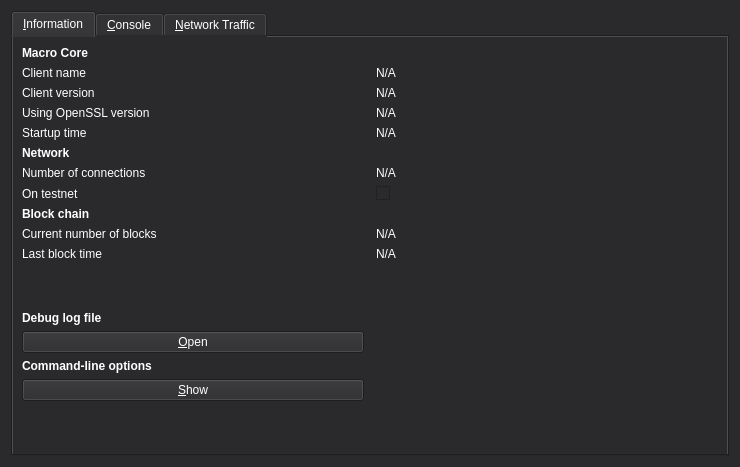
<?xml version="1.0" encoding="UTF-8"?>
<ui version="4.0">
 <class>RPCConsole</class>
 <widget class="QDialog" name="RPCConsole">
  <property name="geometry">
   <rect>
    <x>0</x>
    <y>0</y>
    <width>740</width>
    <height>467</height>
   </rect>
  </property>
  <property name="windowTitle">
   <string>Macro - Debug window</string>
  </property>
  <property name="styleSheet">
   <string notr="true">background: rgb(42,42,44); color: white</string>
  </property>
  <layout class="QVBoxLayout" name="verticalLayout_2">
   <item>
    <widget class="QTabWidget" name="tabWidget">
     <property name="currentIndex">
      <number>0</number>
     </property>
     <widget class="QWidget" name="tab_info">
      <attribute name="title">
       <string>&amp;Information</string>
      </attribute>
      <layout class="QGridLayout" name="gridLayout" columnstretch="0,0">
       <property name="horizontalSpacing">
        <number>12</number>
       </property>
       <item row="0" column="0">
        <widget class="QLabel" name="label_9">
         <property name="font">
          <font>
           <weight>75</weight>
           <bold>true</bold>
          </font>
         </property>
         <property name="text">
          <string>Macro Core</string>
         </property>
        </widget>
       </item>
       <item row="3" column="1">
        <widget class="QLabel" name="openSSLVersion">
         <property name="cursor">
          <cursorShape>IBeamCursor</cursorShape>
         </property>
         <property name="text">
          <string>N/A</string>
         </property>
         <property name="textFormat">
          <enum>Qt::PlainText</enum>
         </property>
         <property name="textInteractionFlags">
          <set>Qt::LinksAccessibleByMouse|Qt::TextSelectableByKeyboard|Qt::TextSelectableByMouse</set>
         </property>
        </widget>
       </item>
       <item row="3" column="0">
        <widget class="QLabel" name="label_14">
         <property name="text">
          <string>Using OpenSSL version</string>
         </property>
         <property name="indent">
          <number>0</number>
         </property>
        </widget>
       </item>
       <item row="5" column="0">
        <widget class="QLabel" name="label_11">
         <property name="font">
          <font>
           <weight>75</weight>
           <bold>true</bold>
          </font>
         </property>
         <property name="text">
          <string>Network</string>
         </property>
        </widget>
       </item>
       <item row="4" column="1">
        <widget class="QLabel" name="startupTime">
         <property name="cursor">
          <cursorShape>IBeamCursor</cursorShape>
         </property>
         <property name="text">
          <string>N/A</string>
         </property>
         <property name="textFormat">
          <enum>Qt::PlainText</enum>
         </property>
         <property name="textInteractionFlags">
          <set>Qt::LinksAccessibleByMouse|Qt::TextSelectableByKeyboard|Qt::TextSelectableByMouse</set>
         </property>
        </widget>
       </item>
       <item row="10" column="1">
        <widget class="QLabel" name="lastBlockTime">
         <property name="cursor">
          <cursorShape>IBeamCursor</cursorShape>
         </property>
         <property name="text">
          <string>N/A</string>
         </property>
         <property name="textFormat">
          <enum>Qt::PlainText</enum>
         </property>
         <property name="textInteractionFlags">
          <set>Qt::LinksAccessibleByMouse|Qt::TextSelectableByKeyboard|Qt::TextSelectableByMouse</set>
         </property>
        </widget>
       </item>
       <item row="16" column="0">
        <spacer name="verticalSpacer">
         <property name="orientation">
          <enum>Qt::Vertical</enum>
         </property>
         <property name="sizeHint" stdset="0">
          <size>
           <width>20</width>
           <height>40</height>
          </size>
         </property>
        </spacer>
       </item>
       <item row="2" column="1">
        <widget class="QLabel" name="clientVersion">
         <property name="cursor">
          <cursorShape>IBeamCursor</cursorShape>
         </property>
         <property name="text">
          <string>N/A</string>
         </property>
         <property name="textFormat">
          <enum>Qt::PlainText</enum>
         </property>
         <property name="textInteractionFlags">
          <set>Qt::LinksAccessibleByMouse|Qt::TextSelectableByKeyboard|Qt::TextSelectableByMouse</set>
         </property>
        </widget>
       </item>
       <item row="6" column="1">
        <widget class="QLabel" name="numberOfConnections">
         <property name="cursor">
          <cursorShape>IBeamCursor</cursorShape>
         </property>
         <property name="text">
          <string>N/A</string>
         </property>
         <property name="textFormat">
          <enum>Qt::PlainText</enum>
         </property>
         <property name="textInteractionFlags">
          <set>Qt::LinksAccessibleByMouse|Qt::TextSelectableByKeyboard|Qt::TextSelectableByMouse</set>
         </property>
        </widget>
       </item>
       <item row="7" column="0">
        <widget class="QLabel" name="label_8">
         <property name="text">
          <string>On testnet</string>
         </property>
        </widget>
       </item>
       <item row="8" column="0">
        <widget class="QLabel" name="label_10">
         <property name="font">
          <font>
           <weight>75</weight>
           <bold>true</bold>
          </font>
         </property>
         <property name="text">
          <string>Block chain</string>
         </property>
        </widget>
       </item>
       <item row="12" column="0">
        <widget class="QLabel" name="labelDebugLogfile">
         <property name="font">
          <font>
           <weight>75</weight>
           <bold>true</bold>
          </font>
         </property>
         <property name="text">
          <string>Debug log file</string>
         </property>
        </widget>
       </item>
       <item row="10" column="0">
        <widget class="QLabel" name="label_2">
         <property name="text">
          <string>Last block time</string>
         </property>
        </widget>
       </item>
       <item row="11" column="0">
        <spacer name="verticalSpacer_2">
         <property name="orientation">
          <enum>Qt::Vertical</enum>
         </property>
         <property name="sizeHint" stdset="0">
          <size>
           <width>20</width>
           <height>20</height>
          </size>
         </property>
        </spacer>
       </item>
       <item row="7" column="1">
        <widget class="QCheckBox" name="isTestNet">
         <property name="enabled">
          <bool>false</bool>
         </property>
         <property name="text">
          <string/>
         </property>
        </widget>
       </item>
       <item row="4" column="0">
        <widget class="QLabel" name="label_13">
         <property name="text">
          <string>Startup time</string>
         </property>
        </widget>
       </item>
       <item row="14" column="0">
        <widget class="QLabel" name="labelCLOptions">
         <property name="font">
          <font>
           <weight>75</weight>
           <bold>true</bold>
          </font>
         </property>
         <property name="text">
          <string>Command-line options</string>
         </property>
        </widget>
       </item>
       <item row="6" column="0">
        <widget class="QLabel" name="label_7">
         <property name="text">
          <string>Number of connections</string>
         </property>
        </widget>
       </item>
       <item row="2" column="0">
        <widget class="QLabel" name="label_6">
         <property name="text">
          <string>Client version</string>
         </property>
        </widget>
       </item>
       <item row="9" column="1">
        <widget class="QLabel" name="numberOfBlocks">
         <property name="cursor">
          <cursorShape>IBeamCursor</cursorShape>
         </property>
         <property name="text">
          <string>N/A</string>
         </property>
         <property name="textFormat">
          <enum>Qt::PlainText</enum>
         </property>
         <property name="textInteractionFlags">
          <set>Qt::LinksAccessibleByMouse|Qt::TextSelectableByKeyboard|Qt::TextSelectableByMouse</set>
         </property>
        </widget>
       </item>
       <item row="13" column="0">
        <widget class="QPushButton" name="openDebugLogfileButton">
         <property name="toolTip">
          <string>Open the Macro debug log file from the current data directory. This can take a few seconds for large log files.</string>
         </property>
         <property name="text">
          <string>&amp;Open</string>
         </property>
         <property name="autoDefault">
          <bool>false</bool>
         </property>
        </widget>
       </item>
       <item row="1" column="0">
        <widget class="QLabel" name="label_5">
         <property name="text">
          <string>Client name</string>
         </property>
        </widget>
       </item>
       <item row="9" column="0">
        <widget class="QLabel" name="label_3">
         <property name="text">
          <string>Current number of blocks</string>
         </property>
        </widget>
       </item>
       <item row="1" column="1">
        <widget class="QLabel" name="clientName">
         <property name="cursor">
          <cursorShape>IBeamCursor</cursorShape>
         </property>
         <property name="text">
          <string>N/A</string>
         </property>
         <property name="textFormat">
          <enum>Qt::PlainText</enum>
         </property>
         <property name="textInteractionFlags">
          <set>Qt::LinksAccessibleByMouse|Qt::TextSelectableByKeyboard|Qt::TextSelectableByMouse</set>
         </property>
        </widget>
       </item>
       <item row="15" column="0">
        <widget class="QPushButton" name="showCLOptionsButton">
         <property name="toolTip">
          <string>Show the Macro-Qt help message to get a list with possible Macro command-line options.</string>
         </property>
         <property name="text">
          <string>&amp;Show</string>
         </property>
         <property name="autoDefault">
          <bool>false</bool>
         </property>
        </widget>
       </item>
      </layout>
     </widget>
     <widget class="QWidget" name="tab_console">
      <attribute name="title">
       <string>&amp;Console</string>
      </attribute>
      <layout class="QVBoxLayout" name="verticalLayout_3">
       <property name="spacing">
        <number>3</number>
       </property>
       <item>
        <widget class="QTextEdit" name="messagesWidget">
         <property name="minimumSize">
          <size>
           <width>0</width>
           <height>100</height>
          </size>
         </property>
         <property name="styleSheet">
          <string notr="true">background: white; color: rgb(42,42,44)</string>
         </property>
         <property name="readOnly">
          <bool>true</bool>
         </property>
         <property name="tabKeyNavigation" stdset="0">
          <bool>false</bool>
         </property>
         <property name="columnCount" stdset="0">
          <number>2</number>
         </property>
        </widget>
       </item>
       <item>
        <layout class="QHBoxLayout" name="horizontalLayout">
         <property name="spacing">
          <number>3</number>
         </property>
         <item>
          <widget class="QLabel" name="label">
           <property name="text">
            <string notr="true">&gt;</string>
           </property>
          </widget>
         </item>
         <item>
          <widget class="QLineEdit" name="lineEdit">
           <property name="styleSheet">
            <string notr="true">background: white; color: rgb(42,42,44)</string>
           </property>
          </widget>
         </item>
         <item>
          <widget class="QPushButton" name="clearButton">
           <property name="maximumSize">
            <size>
             <width>24</width>
             <height>24</height>
            </size>
           </property>
           <property name="toolTip">
            <string>Clear console</string>
           </property>
           <property name="text">
            <string/>
           </property>
           <property name="icon">
            <iconset resource="../bitcoin.qrc">
             <normaloff>:/icons/remove</normaloff>:/icons/remove</iconset>
           </property>
           <property name="shortcut">
            <string notr="true">Ctrl+L</string>
           </property>
           <property name="autoDefault">
            <bool>false</bool>
           </property>
          </widget>
         </item>
        </layout>
       </item>
      </layout>
     </widget>
     <widget class="QWidget" name="tab">
      <attribute name="title">
       <string>&amp;Network Traffic</string>
      </attribute>
      <layout class="QHBoxLayout" name="horizontalLayout_3">
       <item>
        <layout class="QVBoxLayout" name="verticalLayout_4">
         <item>
          <widget class="TrafficGraphWidget" name="trafficGraph" native="true">
           <property name="sizePolicy">
            <sizepolicy hsizetype="Expanding" vsizetype="Expanding">
             <horstretch>0</horstretch>
             <verstretch>0</verstretch>
            </sizepolicy>
           </property>
           <property name="styleSheet">
            <string notr="true">background: white; color: rgb(42,42,44)</string>
           </property>
          </widget>
         </item>
         <item>
          <layout class="QHBoxLayout" name="horizontalLayout_2">
           <item>
            <widget class="QSlider" name="sldGraphRange">
             <property name="minimum">
              <number>1</number>
             </property>
             <property name="maximum">
              <number>288</number>
             </property>
             <property name="pageStep">
              <number>12</number>
             </property>
             <property name="value">
              <number>6</number>
             </property>
             <property name="orientation">
              <enum>Qt::Horizontal</enum>
             </property>
            </widget>
           </item>
           <item>
            <widget class="QLabel" name="lblGraphRange">
             <property name="minimumSize">
              <size>
               <width>100</width>
               <height>0</height>
              </size>
             </property>
             <property name="alignment">
              <set>Qt::AlignCenter</set>
             </property>
            </widget>
           </item>
           <item>
            <widget class="QPushButton" name="btnClearTrafficGraph">
             <property name="text">
              <string>&amp;Clear</string>
             </property>
            </widget>
           </item>
          </layout>
         </item>
        </layout>
       </item>
       <item>
        <layout class="QVBoxLayout" name="verticalLayout">
         <item>
          <widget class="QGroupBox" name="groupBox">
           <property name="title">
            <string>Totals</string>
           </property>
           <layout class="QVBoxLayout" name="verticalLayout_5">
            <item>
             <layout class="QHBoxLayout" name="horizontalLayout_4">
              <item>
               <widget class="Line" name="line">
                <property name="sizePolicy">
                 <sizepolicy hsizetype="Fixed" vsizetype="Fixed">
                  <horstretch>0</horstretch>
                  <verstretch>0</verstretch>
                 </sizepolicy>
                </property>
                <property name="minimumSize">
                 <size>
                  <width>10</width>
                  <height>0</height>
                 </size>
                </property>
                <property name="palette">
                 <palette>
                  <active>
                   <colorrole role="WindowText">
                    <brush brushstyle="SolidPattern">
                     <color alpha="255">
                      <red>255</red>
                      <green>255</green>
                      <blue>255</blue>
                     </color>
                    </brush>
                   </colorrole>
                   <colorrole role="Button">
                    <brush brushstyle="SolidPattern">
                     <color alpha="255">
                      <red>42</red>
                      <green>42</green>
                      <blue>44</blue>
                     </color>
                    </brush>
                   </colorrole>
                   <colorrole role="Light">
                    <brush brushstyle="SolidPattern">
                     <color alpha="255">
                      <red>0</red>
                      <green>255</green>
                      <blue>0</blue>
                     </color>
                    </brush>
                   </colorrole>
                   <colorrole role="Text">
                    <brush brushstyle="SolidPattern">
                     <color alpha="255">
                      <red>255</red>
                      <green>255</green>
                      <blue>255</blue>
                     </color>
                    </brush>
                   </colorrole>
                   <colorrole role="ButtonText">
                    <brush brushstyle="SolidPattern">
                     <color alpha="255">
                      <red>255</red>
                      <green>255</green>
                      <blue>255</blue>
                     </color>
                    </brush>
                   </colorrole>
                   <colorrole role="Base">
                    <brush brushstyle="SolidPattern">
                     <color alpha="255">
                      <red>42</red>
                      <green>42</green>
                      <blue>44</blue>
                     </color>
                    </brush>
                   </colorrole>
                   <colorrole role="Window">
                    <brush brushstyle="SolidPattern">
                     <color alpha="255">
                      <red>42</red>
                      <green>42</green>
                      <blue>44</blue>
                     </color>
                    </brush>
                   </colorrole>
                  </active>
                  <inactive>
                   <colorrole role="WindowText">
                    <brush brushstyle="SolidPattern">
                     <color alpha="255">
                      <red>255</red>
                      <green>255</green>
                      <blue>255</blue>
                     </color>
                    </brush>
                   </colorrole>
                   <colorrole role="Button">
                    <brush brushstyle="SolidPattern">
                     <color alpha="255">
                      <red>42</red>
                      <green>42</green>
                      <blue>44</blue>
                     </color>
                    </brush>
                   </colorrole>
                   <colorrole role="Light">
                    <brush brushstyle="SolidPattern">
                     <color alpha="255">
                      <red>0</red>
                      <green>255</green>
                      <blue>0</blue>
                     </color>
                    </brush>
                   </colorrole>
                   <colorrole role="Text">
                    <brush brushstyle="SolidPattern">
                     <color alpha="255">
                      <red>255</red>
                      <green>255</green>
                      <blue>255</blue>
                     </color>
                    </brush>
                   </colorrole>
                   <colorrole role="ButtonText">
                    <brush brushstyle="SolidPattern">
                     <color alpha="255">
                      <red>255</red>
                      <green>255</green>
                      <blue>255</blue>
                     </color>
                    </brush>
                   </colorrole>
                   <colorrole role="Base">
                    <brush brushstyle="SolidPattern">
                     <color alpha="255">
                      <red>42</red>
                      <green>42</green>
                      <blue>44</blue>
                     </color>
                    </brush>
                   </colorrole>
                   <colorrole role="Window">
                    <brush brushstyle="SolidPattern">
                     <color alpha="255">
                      <red>42</red>
                      <green>42</green>
                      <blue>44</blue>
                     </color>
                    </brush>
                   </colorrole>
                  </inactive>
                  <disabled>
                   <colorrole role="WindowText">
                    <brush brushstyle="SolidPattern">
                     <color alpha="255">
                      <red>255</red>
                      <green>255</green>
                      <blue>255</blue>
                     </color>
                    </brush>
                   </colorrole>
                   <colorrole role="Button">
                    <brush brushstyle="SolidPattern">
                     <color alpha="255">
                      <red>42</red>
                      <green>42</green>
                      <blue>44</blue>
                     </color>
                    </brush>
                   </colorrole>
                   <colorrole role="Light">
                    <brush brushstyle="SolidPattern">
                     <color alpha="255">
                      <red>0</red>
                      <green>255</green>
                      <blue>0</blue>
                     </color>
                    </brush>
                   </colorrole>
                   <colorrole role="Text">
                    <brush brushstyle="SolidPattern">
                     <color alpha="255">
                      <red>255</red>
                      <green>255</green>
                      <blue>255</blue>
                     </color>
                    </brush>
                   </colorrole>
                   <colorrole role="ButtonText">
                    <brush brushstyle="SolidPattern">
                     <color alpha="255">
                      <red>255</red>
                      <green>255</green>
                      <blue>255</blue>
                     </color>
                    </brush>
                   </colorrole>
                   <colorrole role="Base">
                    <brush brushstyle="SolidPattern">
                     <color alpha="255">
                      <red>42</red>
                      <green>42</green>
                      <blue>44</blue>
                     </color>
                    </brush>
                   </colorrole>
                   <colorrole role="Window">
                    <brush brushstyle="SolidPattern">
                     <color alpha="255">
                      <red>42</red>
                      <green>42</green>
                      <blue>44</blue>
                     </color>
                    </brush>
                   </colorrole>
                  </disabled>
                 </palette>
                </property>
                <property name="orientation">
                 <enum>Qt::Horizontal</enum>
                </property>
               </widget>
              </item>
              <item>
               <widget class="QLabel" name="label_16">
                <property name="text">
                 <string>In:</string>
                </property>
               </widget>
              </item>
              <item>
               <widget class="QLabel" name="lblBytesIn">
                <property name="minimumSize">
                 <size>
                  <width>50</width>
                  <height>0</height>
                 </size>
                </property>
                <property name="alignment">
                 <set>Qt::AlignRight|Qt::AlignTrailing|Qt::AlignVCenter</set>
                </property>
               </widget>
              </item>
             </layout>
            </item>
            <item>
             <layout class="QHBoxLayout" name="horizontalLayout_5">
              <item>
               <widget class="Line" name="line_2">
                <property name="sizePolicy">
                 <sizepolicy hsizetype="Fixed" vsizetype="Fixed">
                  <horstretch>0</horstretch>
                  <verstretch>0</verstretch>
                 </sizepolicy>
                </property>
                <property name="minimumSize">
                 <size>
                  <width>10</width>
                  <height>0</height>
                 </size>
                </property>
                <property name="palette">
                 <palette>
                  <active>
                   <colorrole role="WindowText">
                    <brush brushstyle="SolidPattern">
                     <color alpha="255">
                      <red>255</red>
                      <green>255</green>
                      <blue>255</blue>
                     </color>
                    </brush>
                   </colorrole>
                   <colorrole role="Button">
                    <brush brushstyle="SolidPattern">
                     <color alpha="255">
                      <red>42</red>
                      <green>42</green>
                      <blue>44</blue>
                     </color>
                    </brush>
                   </colorrole>
                   <colorrole role="Light">
                    <brush brushstyle="SolidPattern">
                     <color alpha="255">
                      <red>255</red>
                      <green>0</green>
                      <blue>0</blue>
                     </color>
                    </brush>
                   </colorrole>
                   <colorrole role="Text">
                    <brush brushstyle="SolidPattern">
                     <color alpha="255">
                      <red>255</red>
                      <green>255</green>
                      <blue>255</blue>
                     </color>
                    </brush>
                   </colorrole>
                   <colorrole role="ButtonText">
                    <brush brushstyle="SolidPattern">
                     <color alpha="255">
                      <red>255</red>
                      <green>255</green>
                      <blue>255</blue>
                     </color>
                    </brush>
                   </colorrole>
                   <colorrole role="Base">
                    <brush brushstyle="SolidPattern">
                     <color alpha="255">
                      <red>42</red>
                      <green>42</green>
                      <blue>44</blue>
                     </color>
                    </brush>
                   </colorrole>
                   <colorrole role="Window">
                    <brush brushstyle="SolidPattern">
                     <color alpha="255">
                      <red>42</red>
                      <green>42</green>
                      <blue>44</blue>
                     </color>
                    </brush>
                   </colorrole>
                  </active>
                  <inactive>
                   <colorrole role="WindowText">
                    <brush brushstyle="SolidPattern">
                     <color alpha="255">
                      <red>255</red>
                      <green>255</green>
                      <blue>255</blue>
                     </color>
                    </brush>
                   </colorrole>
                   <colorrole role="Button">
                    <brush brushstyle="SolidPattern">
                     <color alpha="255">
                      <red>42</red>
                      <green>42</green>
                      <blue>44</blue>
                     </color>
                    </brush>
                   </colorrole>
                   <colorrole role="Light">
                    <brush brushstyle="SolidPattern">
                     <color alpha="255">
                      <red>255</red>
                      <green>0</green>
                      <blue>0</blue>
                     </color>
                    </brush>
                   </colorrole>
                   <colorrole role="Text">
                    <brush brushstyle="SolidPattern">
                     <color alpha="255">
                      <red>255</red>
                      <green>255</green>
                      <blue>255</blue>
                     </color>
                    </brush>
                   </colorrole>
                   <colorrole role="ButtonText">
                    <brush brushstyle="SolidPattern">
                     <color alpha="255">
                      <red>255</red>
                      <green>255</green>
                      <blue>255</blue>
                     </color>
                    </brush>
                   </colorrole>
                   <colorrole role="Base">
                    <brush brushstyle="SolidPattern">
                     <color alpha="255">
                      <red>42</red>
                      <green>42</green>
                      <blue>44</blue>
                     </color>
                    </brush>
                   </colorrole>
                   <colorrole role="Window">
                    <brush brushstyle="SolidPattern">
                     <color alpha="255">
                      <red>42</red>
                      <green>42</green>
                      <blue>44</blue>
                     </color>
                    </brush>
                   </colorrole>
                  </inactive>
                  <disabled>
                   <colorrole role="WindowText">
                    <brush brushstyle="SolidPattern">
                     <color alpha="255">
                      <red>255</red>
                      <green>255</green>
                      <blue>255</blue>
                     </color>
                    </brush>
                   </colorrole>
                   <colorrole role="Button">
                    <brush brushstyle="SolidPattern">
                     <color alpha="255">
                      <red>42</red>
                      <green>42</green>
                      <blue>44</blue>
                     </color>
                    </brush>
                   </colorrole>
                   <colorrole role="Light">
                    <brush brushstyle="SolidPattern">
                     <color alpha="255">
                      <red>255</red>
                      <green>0</green>
                      <blue>0</blue>
                     </color>
                    </brush>
                   </colorrole>
                   <colorrole role="Text">
                    <brush brushstyle="SolidPattern">
                     <color alpha="255">
                      <red>255</red>
                      <green>255</green>
                      <blue>255</blue>
                     </color>
                    </brush>
                   </colorrole>
                   <colorrole role="ButtonText">
                    <brush brushstyle="SolidPattern">
                     <color alpha="255">
                      <red>255</red>
                      <green>255</green>
                      <blue>255</blue>
                     </color>
                    </brush>
                   </colorrole>
                   <colorrole role="Base">
                    <brush brushstyle="SolidPattern">
                     <color alpha="255">
                      <red>42</red>
                      <green>42</green>
                      <blue>44</blue>
                     </color>
                    </brush>
                   </colorrole>
                   <colorrole role="Window">
                    <brush brushstyle="SolidPattern">
                     <color alpha="255">
                      <red>42</red>
                      <green>42</green>
                      <blue>44</blue>
                     </color>
                    </brush>
                   </colorrole>
                  </disabled>
                 </palette>
                </property>
                <property name="orientation">
                 <enum>Qt::Horizontal</enum>
                </property>
               </widget>
              </item>
              <item>
               <widget class="QLabel" name="label_17">
                <property name="text">
                 <string>Out:</string>
                </property>
               </widget>
              </item>
              <item>
               <widget class="QLabel" name="lblBytesOut">
                <property name="minimumSize">
                 <size>
                  <width>50</width>
                  <height>0</height>
                 </size>
                </property>
                <property name="alignment">
                 <set>Qt::AlignRight|Qt::AlignTrailing|Qt::AlignVCenter</set>
                </property>
               </widget>
              </item>
             </layout>
            </item>
            <item>
             <spacer name="verticalSpacer_4">
              <property name="orientation">
               <enum>Qt::Vertical</enum>
              </property>
              <property name="sizeHint" stdset="0">
               <size>
                <width>20</width>
                <height>407</height>
               </size>
              </property>
             </spacer>
            </item>
           </layout>
          </widget>
         </item>
        </layout>
       </item>
      </layout>
     </widget>
    </widget>
   </item>
  </layout>
 </widget>
 <customwidgets>
  <customwidget>
   <class>TrafficGraphWidget</class>
   <extends>QWidget</extends>
   <header>trafficgraphwidget.h</header>
   <container>1</container>
   <slots>
    <slot>clear()</slot>
   </slots>
  </customwidget>
 </customwidgets>
 <resources>
  <include location="../bitcoin.qrc"/>
 </resources>
 <connections/>
</ui>
